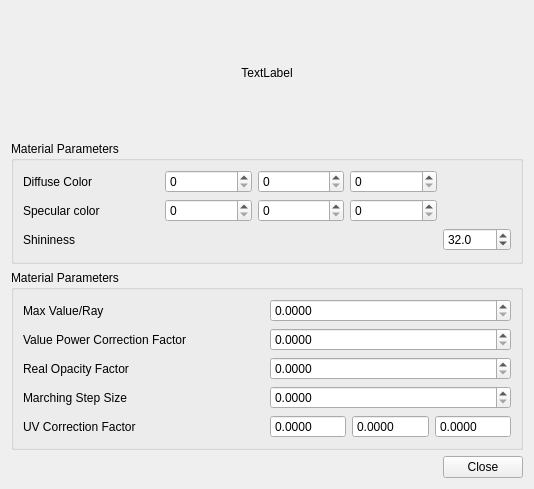
<?xml version="1.0" encoding="UTF-8"?>
<ui version="4.0">
 <class>MaterialEditor</class>
 <widget class="QWidget" name="MaterialEditor">
  <property name="geometry">
   <rect>
    <x>0</x>
    <y>0</y>
    <width>534</width>
    <height>489</height>
   </rect>
  </property>
  <property name="sizePolicy">
   <sizepolicy hsizetype="Expanding" vsizetype="Expanding">
    <horstretch>0</horstretch>
    <verstretch>0</verstretch>
   </sizepolicy>
  </property>
  <property name="windowTitle">
   <string>Form</string>
  </property>
  <layout class="QGridLayout" name="gridLayout_2">
   <item row="1" column="0" colspan="2">
    <widget class="QGroupBox" name="m_BlinnPhongGroup">
     <property name="title">
      <string>Material Parameters</string>
     </property>
     <layout class="QGridLayout" name="gridLayout" columnstretch="2,4,1">
      <item row="0" column="1">
       <layout class="QHBoxLayout" name="horizontalLayout">
        <item>
         <widget class="QSpinBox" name="kdR">
          <property name="maximum">
           <number>255</number>
          </property>
         </widget>
        </item>
        <item>
         <widget class="QSpinBox" name="kdG">
          <property name="maximum">
           <number>255</number>
          </property>
         </widget>
        </item>
        <item>
         <widget class="QSpinBox" name="kdB">
          <property name="maximum">
           <number>255</number>
          </property>
         </widget>
        </item>
       </layout>
      </item>
      <item row="0" column="0">
       <widget class="QLabel" name="label">
        <property name="text">
         <string>Diffuse Color</string>
        </property>
        <property name="buddy">
         <cstring>kdR</cstring>
        </property>
       </widget>
      </item>
      <item row="1" column="1">
       <layout class="QHBoxLayout" name="horizontalLayout_2">
        <item>
         <widget class="QSpinBox" name="ksR">
          <property name="maximum">
           <number>255</number>
          </property>
         </widget>
        </item>
        <item>
         <widget class="QSpinBox" name="ksG">
          <property name="maximum">
           <number>255</number>
          </property>
         </widget>
        </item>
        <item>
         <widget class="QSpinBox" name="ksB">
          <property name="maximum">
           <number>255</number>
          </property>
         </widget>
        </item>
       </layout>
      </item>
      <item row="1" column="0">
       <widget class="QLabel" name="label_2">
        <property name="text">
         <string>Specular color</string>
        </property>
        <property name="buddy">
         <cstring>ksR</cstring>
        </property>
       </widget>
      </item>
      <item row="0" column="2">
       <widget class="Ra::Gui::ColorWidget" name="kdColorWidget" native="true"/>
      </item>
      <item row="1" column="2">
       <widget class="Ra::Gui::ColorWidget" name="ksColorWidget" native="true"/>
      </item>
      <item row="2" column="0">
       <widget class="QLabel" name="label_4">
        <property name="text">
         <string>Shininess</string>
        </property>
        <property name="buddy">
         <cstring>exp</cstring>
        </property>
       </widget>
      </item>
      <item row="2" column="2">
       <widget class="QDoubleSpinBox" name="exp">
        <property name="decimals">
         <number>1</number>
        </property>
        <property name="minimum">
         <double>1.000000000000000</double>
        </property>
        <property name="maximum">
         <double>1024.000000000000000</double>
        </property>
        <property name="singleStep">
         <double>1.000000000000000</double>
        </property>
        <property name="value">
         <double>32.000000000000000</double>
        </property>
       </widget>
      </item>
     </layout>
    </widget>
   </item>
   <item row="3" column="0">
    <spacer name="horizontalSpacer">
     <property name="orientation">
      <enum>Qt::Horizontal</enum>
     </property>
     <property name="sizeHint" stdset="0">
      <size>
       <width>40</width>
       <height>20</height>
      </size>
     </property>
    </spacer>
   </item>
   <item row="0" column="0" colspan="2">
    <widget class="QLabel" name="m_renderObjectName">
     <property name="text">
      <string>TextLabel</string>
     </property>
     <property name="alignment">
      <set>Qt::AlignCenter</set>
     </property>
    </widget>
   </item>
   <item row="3" column="1">
    <widget class="QPushButton" name="m_closeButton">
     <property name="text">
      <string>Close</string>
     </property>
    </widget>
   </item>
   <item row="2" column="0" colspan="2">
    <widget class="QGroupBox" name="m_RayMarchingGroup">
     <property name="title">
      <string>Material Parameters</string>
     </property>
     <layout class="QGridLayout" name="gridLayout_3">
      <item row="2" column="1">
       <widget class="QDoubleSpinBox" name="m_raymarching_opacityFactor">
        <property name="decimals">
         <number>4</number>
        </property>
       </widget>
      </item>
      <item row="1" column="0">
       <widget class="QLabel" name="label_5">
        <property name="text">
         <string>Value Power Correction Factor</string>
        </property>
        <property name="buddy">
         <cstring>m_raymarching_powfactor</cstring>
        </property>
       </widget>
      </item>
      <item row="2" column="0">
       <widget class="QLabel" name="label_7">
        <property name="text">
         <string>Real Opacity Factor</string>
        </property>
        <property name="buddy">
         <cstring>m_raymarching_opacityFactor</cstring>
        </property>
       </widget>
      </item>
      <item row="3" column="1">
       <widget class="QDoubleSpinBox" name="m_raymarching_stepsize">
        <property name="decimals">
         <number>4</number>
        </property>
       </widget>
      </item>
      <item row="3" column="0">
       <widget class="QLabel" name="label_6">
        <property name="text">
         <string>Marching Step Size</string>
        </property>
        <property name="buddy">
         <cstring>m_raymarching_stepsize</cstring>
        </property>
       </widget>
      </item>
      <item row="0" column="1">
       <widget class="QDoubleSpinBox" name="m_raymarching_maxvalueray">
        <property name="decimals">
         <number>4</number>
        </property>
        <property name="maximum">
         <double>10000.000000000000000</double>
        </property>
       </widget>
      </item>
      <item row="0" column="0">
       <widget class="QLabel" name="label_3">
        <property name="text">
         <string>Max Value/Ray</string>
        </property>
        <property name="buddy">
         <cstring>m_raymarching_maxvalueray</cstring>
        </property>
       </widget>
      </item>
      <item row="1" column="1">
       <widget class="QDoubleSpinBox" name="m_raymarching_powfactor">
        <property name="decimals">
         <number>4</number>
        </property>
       </widget>
      </item>
      <item row="4" column="0">
       <widget class="QLabel" name="label_8">
        <property name="text">
         <string>UV Correction Factor</string>
        </property>
        <property name="buddy">
         <cstring>m_raymarching_xcorrectionFactor</cstring>
        </property>
       </widget>
      </item>
      <item row="4" column="1">
       <widget class="QWidget" name="widget" native="true">
        <layout class="QHBoxLayout" name="horizontalLayout_3">
         <property name="leftMargin">
          <number>0</number>
         </property>
         <property name="topMargin">
          <number>0</number>
         </property>
         <property name="rightMargin">
          <number>0</number>
         </property>
         <property name="bottomMargin">
          <number>0</number>
         </property>
         <item>
          <widget class="QDoubleSpinBox" name="m_raymarching_xcorrectionFactor">
           <property name="frame">
            <bool>true</bool>
           </property>
           <property name="readOnly">
            <bool>true</bool>
           </property>
           <property name="buttonSymbols">
            <enum>QAbstractSpinBox::NoButtons</enum>
           </property>
           <property name="keyboardTracking">
            <bool>false</bool>
           </property>
           <property name="decimals">
            <number>4</number>
           </property>
          </widget>
         </item>
         <item>
          <widget class="QDoubleSpinBox" name="m_raymarching_ycorrectionFactor">
           <property name="frame">
            <bool>true</bool>
           </property>
           <property name="readOnly">
            <bool>true</bool>
           </property>
           <property name="buttonSymbols">
            <enum>QAbstractSpinBox::NoButtons</enum>
           </property>
           <property name="keyboardTracking">
            <bool>false</bool>
           </property>
           <property name="decimals">
            <number>4</number>
           </property>
          </widget>
         </item>
         <item>
          <widget class="QDoubleSpinBox" name="m_raymarching_zcorrectionFactor">
           <property name="frame">
            <bool>true</bool>
           </property>
           <property name="readOnly">
            <bool>true</bool>
           </property>
           <property name="buttonSymbols">
            <enum>QAbstractSpinBox::NoButtons</enum>
           </property>
           <property name="keyboardTracking">
            <bool>false</bool>
           </property>
           <property name="decimals">
            <number>4</number>
           </property>
          </widget>
         </item>
        </layout>
       </widget>
      </item>
     </layout>
    </widget>
   </item>
  </layout>
 </widget>
 <customwidgets>
  <customwidget>
   <class>Ra::Gui::ColorWidget</class>
   <extends>QWidget</extends>
   <header location="global">Gui/ColorWidget.hpp</header>
   <container>1</container>
  </customwidget>
 </customwidgets>
 <tabstops>
  <tabstop>kdR</tabstop>
  <tabstop>kdG</tabstop>
  <tabstop>kdB</tabstop>
  <tabstop>ksR</tabstop>
  <tabstop>ksG</tabstop>
  <tabstop>ksB</tabstop>
  <tabstop>exp</tabstop>
  <tabstop>m_raymarching_maxvalueray</tabstop>
  <tabstop>m_raymarching_powfactor</tabstop>
  <tabstop>m_raymarching_opacityFactor</tabstop>
  <tabstop>m_raymarching_stepsize</tabstop>
  <tabstop>m_closeButton</tabstop>
 </tabstops>
 <resources/>
 <connections/>
</ui>
